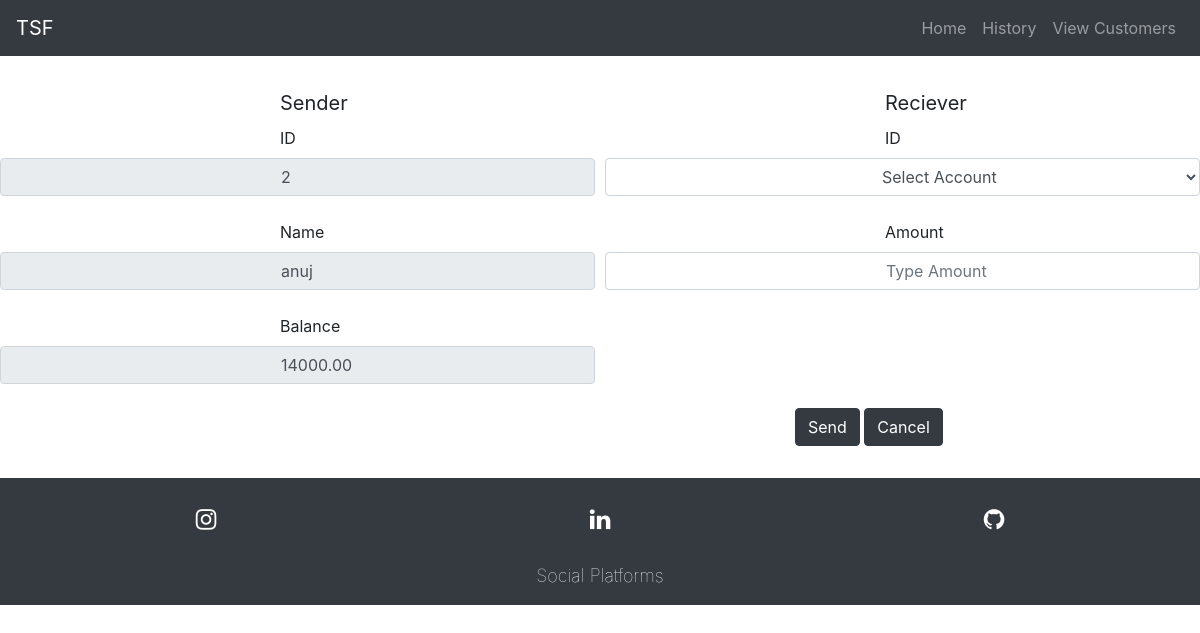
Screenshot of /transfer.php?ID=2 with the database file from the repository.
### tables this page shows
CREATE TABLE `customer` (
  `ID` int(255) NOT NULL,
  `Name` varchar(255) NOT NULL,
  `Email` varchar(255) NOT NULL,
  `Balance` decimal(10,2) NOT NULL
);

### transfer.php (the view, shortened to what this page needs)
<!doctype html>
<html lang="en">
<?php
    include("functions.php");
?>
<head>
  <link rel="stylesheet" href="https://maxcdn.bootstrapcdn.com/bootstrap/4.5.2/css/bootstrap.min.css">
    <link rel="stylesheet" href="https://cdnjs.cloudflare.com/ajax/libs/font-awesome/4.7.0/css/font-awesome.min.css">
    <link rel="stylesheet" type="text/css" href="css/style.css">
</head>
<body>
<nav class="navbar navbar-expand-lg navbar-dark bg-dark">
  <a class="navbar-brand" href="#">TSF</a>
  <div class="collapse navbar-collapse" id="navbarSupportedContent">
    <ul class="navbar-nav ml-auto">
    <li class="nav-item">
        <a class="nav-link" href="index.php">Home </a>
      </li>
      <li class="nav-item">
        <a class="nav-link" href="history.php">History </a>
      </li>
      <li class="nav-item">
        <a class="nav-link" href="customers.php">View Customers </a>
      </li>
    </ul>
  </div>
</nav>
          <?php
               if(isset($_GET['ID'])) {
                  $c_ID = $_GET['ID'];
                  $get = "select * from customer where id='$c_ID'";
                  $result = mysqli_query($conn, $get);
                  $set = mysqli_fetch_array($result);
                  $ID = $set['ID'];
                  $Name = $set['Name'];
                  $Balance = $set['Balance'];
                  echo"
                      <form action='transfer.php?ID=$c_ID' method='post' enctype='multipart/form-data'>
                      <div class='form-row'>
                        <div class='col-lg-6 col-md-6 col-sm-12 mb-3 mx-auto col1'>
                          <label for='from' style='font-size: 20px;padding-left:35vh;padding-top:4vh;'>Sender</label>
                            <br>
                                  <label for='Sender_Account' style='padding-left:35vh;'>ID</label>
                                  <input type='number' class='form-control' name='Sender_Account' style='padding-left:35vh;' value='$ID' readonly>
                                    <br>
                                  <label for='Sender_Name' style='padding-left:35vh;'>Name</label>
                                  <input type='text' class='form-control' name='Sender_Name' style='padding-left:35vh;' value='$Name' readonly>
                                    <br>
                                  <label for='curr_bal' style='padding-left:35vh;'>Balance</label>
                                  <input type='number' class='form-control' style='padding-left:35vh;' name='curr_bal' value='$Balance' readonly>
                        </div>
                        <div class='col-lg-6 col-md-6 col-sm-12 mb-3 mx-auto col2'>
                             <label for='to' style='font-size: 20px;padding-left:35vh;padding-top:4vh;'>Reciever</label>
                                <br>
                                  <label for='Reciever' style='padding-left:35vh;'>ID</label>
                                  <select class='form-control' style='padding-left:34vh;' name='Reciever' required>
                                      <option value='0'>Select Account</option>
                                ";
                                      echo"
                                  </select>
                              <br>
                                  <label for='Amount' style='padding-left:35vh;'>Amount</label>
                                  <input type='number' class='form-control' style='padding-left:35vh;' name='Amount' placeholder='Type Amount' required>
                          </div>
                      </form>
                      <center>
                      <button type='submit' class='btn btn-dark' style='margin-left:100vh;' name='transfer'>Send</button>
                      <button class='btn btn-dark my-2'>
                                      <a href='customers.php' style='text-decoration: none; color:white;'>Cancel</a>
                                  </button>
                    </div>
                  ";
              }
          ?>
      <footer>
    <div class="row p-4 bg-dark">
    <div class="col-lg-4 col-md-4 col-sm-4 c">
        <a href="https://www.instagram.com/__garvit__chauhan__/"><i class="fa fa-instagram" aria-hidden="true" ></i></a>
      </div>
      <div class="col-lg-4 col-md-4 col-sm-4 c">
        <a href="https://www.linkedin.com/in/garvit-chauhan-a26295200"><i class="fa fa-linkedin" aria-hidden="true"></i></a>
      </div>
      <div class="col-lg-4 col-md-4 col-sm-4 c">
        <a href="https://github.com/Xerexgarvit"><i class="fa fa-github" aria-hidden="true"></i></a>
      </div>
    </div>
      <div>
        <div class="container-fluid bg-dark social">
        Social Platforms
        </div>
      </div>
  </footer>
</body>
</html>

### css/style.css (style rules this page uses)
* { margin: 0; padding: 0; box-sizing: border-box; }
body { overflow-x: hidden; }
footer { margin-top:3vh; }
.c { text-align:center; }
footer a { color: white; text-anchor:center; padding: auto; font-size:x-large; }
.social { text-align:center; color:white; font-weight:100; font-size:large; padding-bottom: 2vh; }

### rows the page displays
customer: Sender_Account "2", Sender_Name "anuj", curr_bal "14000.00"
